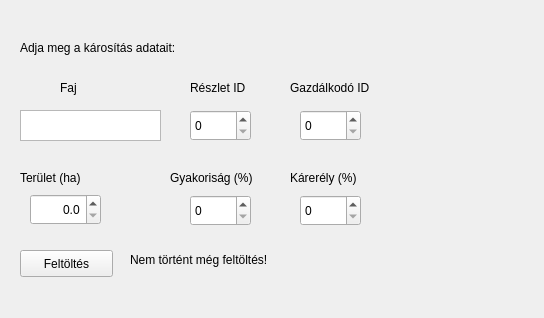
<?xml version="1.0" encoding="UTF-8"?>
<ui version="4.0">
 <class>Widget</class>
 <widget class="QWidget" name="Widget">
  <property name="geometry">
   <rect>
    <x>0</x>
    <y>0</y>
    <width>544</width>
    <height>318</height>
   </rect>
  </property>
  <property name="windowTitle">
   <string>Adatok feltöltése</string>
  </property>
  <widget class="QStackedWidget" name="centralstackedWidget">
   <property name="geometry">
    <rect>
     <x>-10</x>
     <y>30</y>
     <width>451</width>
     <height>281</height>
    </rect>
   </property>
   <widget class="QWidget" name="centralstackedWidgetPage1">
    <widget class="QLabel" name="label">
     <property name="geometry">
      <rect>
       <x>30</x>
       <y>10</y>
       <width>291</width>
       <height>16</height>
      </rect>
     </property>
     <property name="text">
      <string>Adja meg a károsítás adatait:</string>
     </property>
    </widget>
    <widget class="QTextEdit" name="textEdit">
     <property name="geometry">
      <rect>
       <x>30</x>
       <y>80</y>
       <width>141</width>
       <height>31</height>
      </rect>
     </property>
    </widget>
    <widget class="QPushButton" name="pushButton">
     <property name="geometry">
      <rect>
       <x>30</x>
       <y>220</y>
       <width>93</width>
       <height>27</height>
      </rect>
     </property>
     <property name="text">
      <string>Feltöltés</string>
     </property>
    </widget>
    <widget class="QLabel" name="label_3">
     <property name="geometry">
      <rect>
       <x>140</x>
       <y>220</y>
       <width>281</width>
       <height>20</height>
      </rect>
     </property>
     <property name="text">
      <string>Nem történt még feltöltés!</string>
     </property>
    </widget>
    <widget class="QLabel" name="label_4">
     <property name="geometry">
      <rect>
       <x>70</x>
       <y>50</y>
       <width>31</width>
       <height>16</height>
      </rect>
     </property>
     <property name="text">
      <string>Faj</string>
     </property>
    </widget>
    <widget class="QLabel" name="label_5">
     <property name="geometry">
      <rect>
       <x>200</x>
       <y>50</y>
       <width>71</width>
       <height>16</height>
      </rect>
     </property>
     <property name="text">
      <string>Részlet ID</string>
     </property>
    </widget>
    <widget class="QLabel" name="label_6">
     <property name="geometry">
      <rect>
       <x>300</x>
       <y>50</y>
       <width>111</width>
       <height>16</height>
      </rect>
     </property>
     <property name="text">
      <string>Gazdálkodó ID</string>
     </property>
    </widget>
    <widget class="QLabel" name="label_7">
     <property name="geometry">
      <rect>
       <x>180</x>
       <y>140</y>
       <width>101</width>
       <height>16</height>
      </rect>
     </property>
     <property name="text">
      <string>Gyakoriság (%)</string>
     </property>
    </widget>
    <widget class="QSpinBox" name="spinBox">
     <property name="geometry">
      <rect>
       <x>200</x>
       <y>80</y>
       <width>61</width>
       <height>31</height>
      </rect>
     </property>
    </widget>
    <widget class="QSpinBox" name="spinBox_2">
     <property name="geometry">
      <rect>
       <x>310</x>
       <y>80</y>
       <width>61</width>
       <height>31</height>
      </rect>
     </property>
    </widget>
    <widget class="QLabel" name="label_8">
     <property name="geometry">
      <rect>
       <x>30</x>
       <y>140</y>
       <width>101</width>
       <height>16</height>
      </rect>
     </property>
     <property name="text">
      <string>Terület (ha)</string>
     </property>
    </widget>
    <widget class="QLabel" name="label_9">
     <property name="geometry">
      <rect>
       <x>300</x>
       <y>140</y>
       <width>101</width>
       <height>16</height>
      </rect>
     </property>
     <property name="text">
      <string>Kárerély (%)</string>
     </property>
    </widget>
    <widget class="QSpinBox" name="spinBox_3">
     <property name="geometry">
      <rect>
       <x>200</x>
       <y>165</y>
       <width>61</width>
       <height>31</height>
      </rect>
     </property>
     <property name="maximum">
      <number>100</number>
     </property>
    </widget>
    <widget class="QSpinBox" name="spinBox_4">
     <property name="geometry">
      <rect>
       <x>310</x>
       <y>165</y>
       <width>61</width>
       <height>31</height>
      </rect>
     </property>
     <property name="maximum">
      <number>100</number>
     </property>
    </widget>
    <widget class="QDoubleSpinBox" name="doubleSpinBox">
     <property name="geometry">
      <rect>
       <x>40</x>
       <y>164</y>
       <width>71</width>
       <height>31</height>
      </rect>
     </property>
     <property name="alignment">
      <set>Qt::AlignRight|Qt::AlignTrailing|Qt::AlignVCenter</set>
     </property>
     <property name="decimals">
      <number>1</number>
     </property>
    </widget>
   </widget>
  </widget>
 </widget>
 <resources/>
 <connections/>
</ui>
